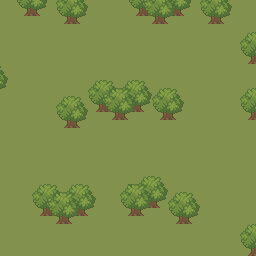

A 2D game scene composited from a Tiled map and its tileset images. What follows is a short description and the map's XML, with every tile layer's data as written:
An orthogonal 32x32 tile map with 8x8 px tiles, 1 tile layer (Tile Layer 1).

<map version="1.10" tiledversion="1.10.2" orientation="orthogonal" renderorder="right-down" width="32" height="32" tilewidth="8" tileheight="8" infinite="0" nextlayerid="2" nextobjectid="1">
 <tileset firstgid="1" source="outdoortileset.tsx" />
 <layer id="1" name="Tile Layer 1" width="32" height="32">
  <data encoding="csv">
55,55,227,228,229,230,55,201,202,203,204,55,55,55,55,55,227,228,205,206,207,208,229,230,55,201,202,203,204,55,55,55,
55,55,253,254,255,256,55,227,228,229,230,55,55,55,55,55,253,254,231,232,233,234,255,256,55,227,228,229,230,55,55,55,
55,55,55,55,55,55,55,253,254,255,256,55,55,55,55,55,55,55,257,258,259,260,55,55,55,253,254,255,256,55,55,55,
55,55,55,55,55,55,55,55,55,55,55,55,55,55,55,55,55,55,55,55,55,55,55,55,55,55,55,55,55,55,55,55,
55,55,55,55,55,55,55,55,55,55,55,55,55,55,55,55,55,55,55,55,55,55,55,55,55,55,55,55,55,55,175,176,
55,55,55,55,55,55,55,55,55,55,55,55,55,55,55,55,55,55,55,55,55,55,55,55,55,55,55,55,55,55,201,202,
55,55,55,55,55,55,55,55,55,55,55,55,55,55,55,55,55,55,55,55,55,55,55,55,55,55,55,55,55,55,227,228,
55,55,55,55,55,55,55,55,55,55,55,55,55,55,55,55,55,55,55,55,55,55,55,55,55,55,55,55,55,55,253,254,
178,55,55,55,55,55,55,55,55,55,55,55,55,55,55,55,55,55,55,55,55,55,55,55,55,55,55,55,55,55,55,55,
204,55,55,55,55,55,55,55,55,55,55,55,55,55,55,55,55,55,55,55,55,55,55,55,55,55,55,55,55,55,55,55,
230,55,55,55,55,55,55,55,55,55,55,175,176,177,178,175,176,177,178,55,55,55,55,55,55,55,55,55,55,55,55,55,
256,55,55,55,55,55,55,55,55,55,55,201,202,179,180,181,182,203,204,175,176,177,178,55,55,55,55,55,55,55,175,176,
55,55,55,55,55,55,55,175,176,177,178,227,228,205,206,207,208,229,230,201,202,203,204,55,55,55,55,55,55,55,201,202,
55,55,55,55,55,55,55,201,202,203,204,253,254,231,232,233,234,255,256,227,228,229,230,55,55,55,55,55,55,55,227,228,
55,55,55,55,55,55,55,227,228,229,230,55,55,257,258,259,260,55,55,253,254,255,256,55,55,55,55,55,55,55,253,254,
55,55,55,55,55,55,55,253,254,255,256,55,55,55,55,55,55,55,55,55,55,55,55,55,55,55,55,55,55,55,55,55,
55,55,55,55,55,55,55,55,55,55,55,55,55,55,55,55,55,55,55,55,55,55,55,55,55,55,55,55,55,55,55,55,
55,55,55,55,55,55,55,55,55,55,55,55,55,55,55,55,55,55,55,55,55,55,55,55,55,55,55,55,55,55,55,55,
55,55,55,55,55,55,55,55,55,55,55,55,55,55,55,55,55,55,55,55,55,55,55,55,55,55,55,55,55,55,55,55,
55,55,55,55,55,55,55,55,55,55,55,55,55,55,55,55,55,55,55,55,55,55,55,55,55,55,55,55,55,55,55,55,
55,55,55,55,55,55,55,55,55,55,55,55,55,55,55,55,55,55,55,55,55,55,55,55,55,55,55,55,55,55,55,55,
55,55,55,55,55,55,55,55,55,55,55,55,55,55,55,55,55,55,55,55,55,55,55,55,55,55,55,55,55,55,55,55,
55,55,55,55,55,55,55,55,55,55,55,55,55,55,55,55,55,175,176,177,178,55,55,55,55,55,55,55,55,55,55,55,
55,55,55,55,175,176,177,178,175,176,177,178,55,55,55,175,180,181,182,203,204,55,55,55,55,55,55,55,55,55,55,55,
55,55,55,55,201,202,179,180,181,182,203,204,55,55,55,201,206,207,208,229,230,175,176,177,178,55,55,55,55,55,55,55,
55,55,55,55,227,228,205,206,207,208,229,230,55,55,55,227,232,233,234,255,256,201,202,203,204,55,55,55,55,55,55,55,
55,55,55,55,253,254,231,232,233,234,255,256,55,55,55,55,258,259,260,55,55,227,228,229,230,55,55,55,55,55,55,55,
55,55,55,55,253,55,257,258,259,260,55,55,55,55,55,55,55,55,55,55,55,253,254,255,256,55,55,55,55,55,55,55,
55,55,55,55,55,55,257,55,55,55,55,55,55,55,55,55,55,55,55,55,55,55,55,55,55,55,55,55,55,55,175,176,
55,55,55,55,55,55,55,55,55,55,55,55,55,55,55,55,55,55,55,55,55,55,55,55,55,55,55,55,55,55,201,202,
55,55,55,55,55,55,55,55,55,55,55,55,55,55,55,55,55,55,55,55,55,55,55,55,55,55,55,55,55,55,227,228,
55,55,55,55,55,55,55,55,55,55,55,55,55,55,55,55,55,55,55,55,55,55,55,55,55,55,55,55,55,55,253,254
</data>
 </layer>
</map>
